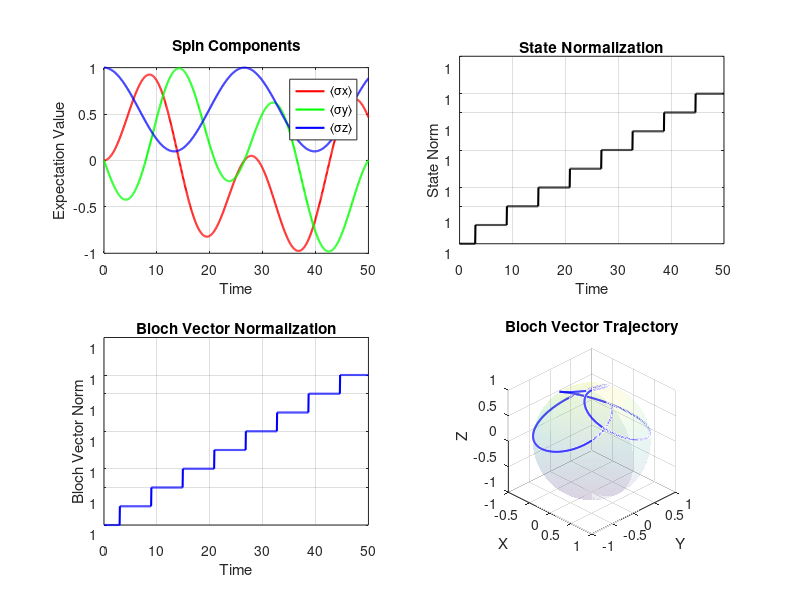

Write MATLAB code to recreate this figure.
% Main script: BlochVectorDynamics.m
function BlochVectorDynamics
    % Define simulation parameters
    omega0 = 1.0;  % Base frequency
    Omega = 0.1;   % Rotation frequency
    A = 0.5;       % Field amplitude parameter
    n_steps = 1000; % Number of time steps
    total_time = 50.0;
    dt = total_time/n_steps;
    times = linspace(0, total_time, n_steps);
    
    % Pauli matrices
    sigma_x = [0 1; 1 0];
    sigma_y = [0 -1i; 1i 0];
    sigma_z = [1 0; 0 -1];
    
    % Initialize state vectors and measurement arrays
    psi = [1; 0];  % Initial state |+⟩z
    sigma_x_exp = zeros(1, n_steps);
    sigma_y_exp = zeros(1, n_steps);
    sigma_z_exp = zeros(1, n_steps);
    norm_vals = zeros(1, n_steps);
    bloch_vector_norm = zeros(1, n_steps);
    
    % Store initial values
    sigma_x_exp(1) = real(psi' * sigma_x * psi);
    sigma_y_exp(1) = real(psi' * sigma_y * psi);
    sigma_z_exp(1) = real(psi' * sigma_z * psi);
    norm_vals(1) = abs(psi' * psi);
    bloch_vector_norm(1) = sqrt(sigma_x_exp(1)^2 + sigma_y_exp(1)^2 + sigma_z_exp(1)^2);
    
    % Time evolution
    for i = 2:n_steps
        % Calculate Hamiltonian
        H = calculateHamiltonian(times(i-1), omega0, Omega, A, sigma_x, sigma_y, sigma_z);
        
        % Evolution operator
        U = evolutionOperator(H, dt);
        
        % Evolve state
        psi = U * psi;
        
        % Calculate expectation values
        sigma_x_exp(i) = real(psi' * sigma_x * psi);
        sigma_y_exp(i) = real(psi' * sigma_y * psi);
        sigma_z_exp(i) = real(psi' * sigma_z * psi);
        norm_vals(i) = abs(psi' * psi);
        bloch_vector_norm(i) = sqrt(sigma_x_exp(i)^2 + sigma_y_exp(i)^2 + sigma_z_exp(i)^2);
    end
    
    % Plot results
    plotResults(times, sigma_x_exp, sigma_y_exp, sigma_z_exp, norm_vals, bloch_vector_norm);
end

% Function to calculate Hamiltonian
function H = calculateHamiltonian(t, omega0, Omega, A, sigma_x, sigma_y, sigma_z)
    ux = A * cos(Omega * t);
    uy = A * sin(Omega * t);
    uz = sqrt(1 - A^2);
    
    H = 0.5 * omega0 * (ux * sigma_x + uy * sigma_y + uz * sigma_z);
end

% Function to calculate evolution operator
function U = evolutionOperator(H, dt)
    % Second-order expansion of evolution operator
    U = eye(2) - 1i*dt/pi * H - (dt^2/(2*pi^2)) * (H * H);
end

% Function to plot results
function plotResults(times, sigma_x_exp, sigma_y_exp, sigma_z_exp, norm_vals, bloch_vector_norm)
    figure('Position', [100 100 1200 800]);
    
    % Plot expectation values
    subplot(2,2,1);
    plot(times, sigma_x_exp, 'r-', 'LineWidth', 1.5);
    hold on;
    plot(times, sigma_y_exp, 'g-', 'LineWidth', 1.5);
    plot(times, sigma_z_exp, 'b-', 'LineWidth', 1.5);
    xlabel('Time');
    ylabel('Expectation Value');
    title('Spin Components');
    legend('⟨σx⟩', '⟨σy⟩', '⟨σz⟩');
    grid on;
    
    % Plot state norm
    subplot(2,2,2);
    plot(times, norm_vals, 'k-', 'LineWidth', 1.5);
    xlabel('Time');
    ylabel('State Norm');
    title('State Normalization');
    grid on;
    
    % Plot Bloch vector norm
    subplot(2,2,3);
    plot(times, bloch_vector_norm, 'b-', 'LineWidth', 1.5);
    xlabel('Time');
    ylabel('Bloch Vector Norm');
    title('Bloch Vector Normalization');
    grid on;
    
    % 3D trajectory plot
    subplot(2,2,4);
    plot3(sigma_x_exp, sigma_y_exp, sigma_z_exp, 'b-', 'LineWidth', 1.5);
    grid on;
    xlabel('X');
    ylabel('Y');
    zlabel('Z');
    title('Bloch Vector Trajectory');
    view(45, 30);
    
    % Add Bloch sphere wireframe
    hold on;
    [X,Y,Z] = sphere(50);
    surf(X,Y,Z, 'FaceAlpha', 0.1, 'EdgeAlpha', 0.1);
    axis equal;
end

% Script to run multiple test cases
function runTestCases()
    % Case 1: Static field (A = 0)
    disp('Running simulation with static field (A = 0)...');
    omega0 = 1.0;
    Omega = 0.1;
    A = 0.0;
    BlochVectorDynamics(omega0, Omega, A);
    
    % Case 2: Rotating field with Ω << ω0
    disp('Running simulation with Ω << ω0...');
    omega0 = 10.0;
    Omega = 0.1;
    A = 0.5;
    BlochVectorDynamics(omega0, Omega, A);
    
    % Case 3: Rotating field with Ω >> ω0
    disp('Running simulation with Ω >> ω0...');
    omega0 = 0.1;
    Omega = 10.0;
    A = 0.5;
    BlochVectorDynamics(omega0, Omega, A);
end